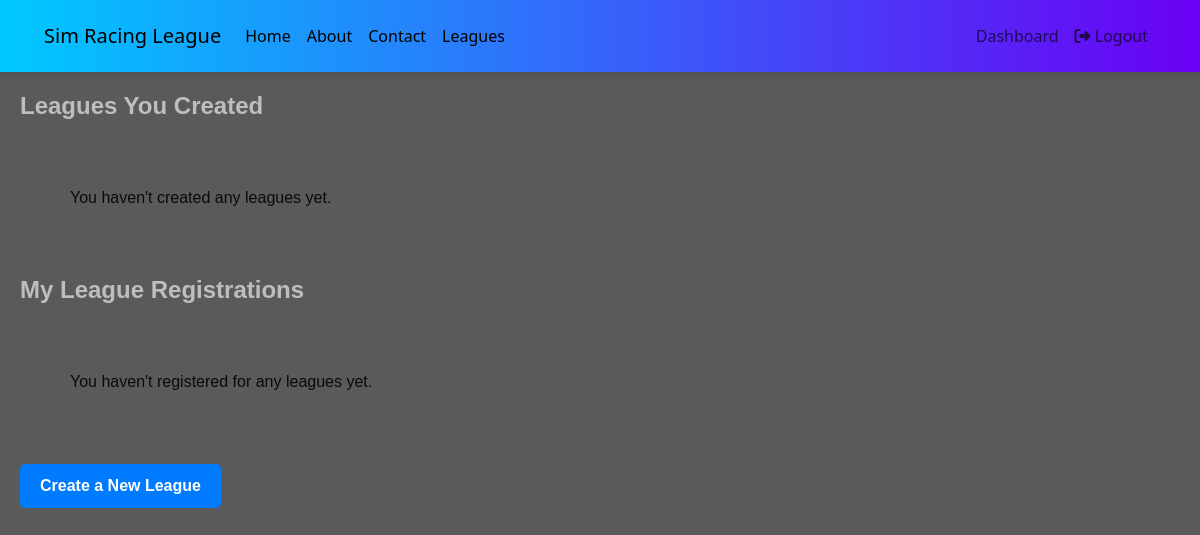
Before: /users/admin/dashboard/ (signed in) with the older database file.
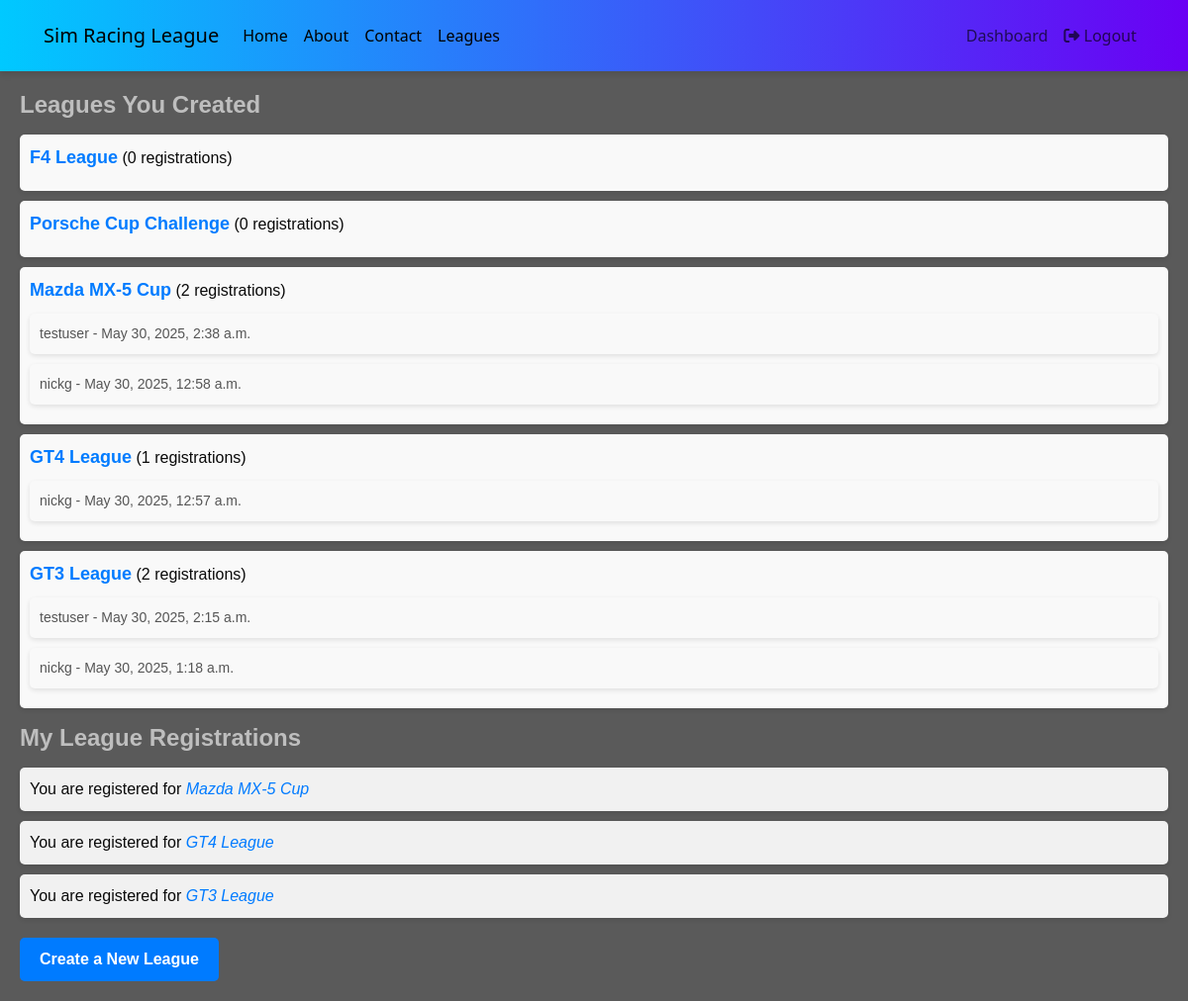
After: the same page with the newer database file.
### leagues/models.py (models this page shows, shortened)
class League(models.Model):
    title = models.CharField(max_length=100)
    cars = models.ManyToManyField('Car', related_name='leagues')
    tracks = models.ManyToManyField('Track', related_name='leagues')
    race_day = models.CharField(max_length=78)
    race_time = models.TimeField(null=True, blank=True)
    created_on = models.DateTimeField(auto_now_add=True)
    image = models.ImageField(upload_to="leagues/", blank=True, null=True)
    max_participants = models.PositiveIntegerField(default=20)
    created_by = models.ForeignKey(
        settings.AUTH_USER_MODEL,
        on_delete=models.CASCADE,
        related_name='leagues_created',
        null=True,  # Only if you're adding this after leagues already exist
        blank=True
    )
    @property
    def participants(self):
        from django.contrib.auth import get_user_model
        User = get_user_model()
        return User.objects.filter(leagueregistration__league=self)

class LeagueRegistration(models.Model):
    user = models.ForeignKey(settings.AUTH_USER_MODEL, on_delete=models.CASCADE)
    league = models.ForeignKey(League, on_delete=models.CASCADE)
    registered_at = models.DateTimeField(auto_now_add=True)
    class Meta:
        unique_together = ('user', 'league')

### users/models.py (models this page shows, shortened)
class User(AbstractUser):
    ROLE_CHOICES = (
        ('racer', 'Racer'),
        ('admin', 'Admin'),
    )
    role = models.CharField(max_length=10, choices=ROLE_CHOICES, default='racer')
    def is_league_admin(self):
        return self.role == 'admin'

### users/views.py (the view)
# urls.py: path('admin/dashboard/', views.admin_dashboard, name='admin_dashboard'),
@login_required
@admin_required
def admin_dashboard(request):
    user = request.user
    leagues_created = League.objects.filter(created_by=user).order_by('-created_on')
    for league in leagues_created:
        league.registered_users = league.participants.all()
        league.registration_count = league.participants.count()
        league.recent_registrations = LeagueRegistration.objects.filter(
            league=league
        ).select_related('user').order_by('-registered_at')
    leagues_registered = League.objects.filter(
        leagueregistration__user=user
    ).order_by('-created_on').distinct()
    all_recent_registrations = LeagueRegistration.objects.filter(
        league__created_by=user
    ).select_related('user', 'league').order_by('-registered_at')[:10]
    return render(request, 'users/admin/dashboard.html', {
        'leagues_created': leagues_created,
        'leagues_registered': leagues_registered,
        'all_recent_registrations': all_recent_registrations,
    })

### users/views.py (called while the page is built)
def admin_required(view_func):
    @wraps(view_func)
    def wrapper(request, *args, **kwargs):
        if not request.user.is_authenticated or not request.user.is_league_admin():
            raise PermissionDenied
        return view_func(request, *args, **kwargs)
    return wrapper

### templates/users/admin/dashboard.html (shortened to what this page needs)
{% extends 'base.html' %}
{% block css %}
<link rel="stylesheet" href="/static/css/users.css">
{% endblock %}
{% block content %}
  <div class="container">
    <h2>Leagues You Created</h2>
    <div class="league-list">
      {% if leagues_created %}
        <ul>
          {% for league in leagues_created %}
            <li>
              <strong>{{ league.title }}</strong> ({{ league.registration_count }} registrations)
              <ul>
                {% for registration in league.recent_registrations %}
                  <li>{{ registration.user.username }} - {{ registration.registered_at }}</li>
                {% endfor %}
              </ul>
            </li>
          {% endfor %}
        </ul>
      {% else %}
        <p>You haven't created any leagues yet.</p>
      {% endif %}
    </div>
    <h3>My League Registrations</h3>
    <div class="recent-registrations">
      {% if leagues_registered %}
        <ul>
          {% for league in leagues_registered %}
            <li>
              You are registered for <em>{{ league.title }}</em>
            </li>
          {% endfor %}
        </ul>
      {% else %}
        <p>You haven't registered for any leagues yet.</p>
      {% endif %}
    </div>
    <div class="actions">
      <a href="{% url 'create_league' %}">Create a New League</a>
    </div>
  </div>
{% endblock %}

Changed rows visible on the page:
added League: title "F4 League", registration_count "0", shown under "Leagues You Created"
added League: title "Porsche Cup Challenge", registration_count "0", shown under "Leagues You Created"
added League: title "Mazda MX-5 Cup", registration_count "2"
added LeagueRegistration: user.username "testuser", registered_at "May 30, 2025, 2:38 a.m.", shown under "Mazda MX-5 Cup"
added LeagueRegistration: user.username "nickg", registered_at "May 30, 2025, 12:58 a.m.", shown under "Mazda MX-5 Cup"
added League: title "GT4 League", registration_count "1"
added LeagueRegistration: user.username "nickg", registered_at "May 30, 2025, 12:57 a.m.", shown under "GT4 League"
added League: title "GT3 League", registration_count "2"
added LeagueRegistration: user.username "testuser", registered_at "May 30, 2025, 2:15 a.m.", shown under "GT3 League"
added LeagueRegistration: user.username "nickg", registered_at "May 30, 2025, 1:18 a.m.", shown under "GT3 League"
Other visible differences:
text no longer shown: "You haven't created any leagues yet. You haven't registered for any leagues yet."
